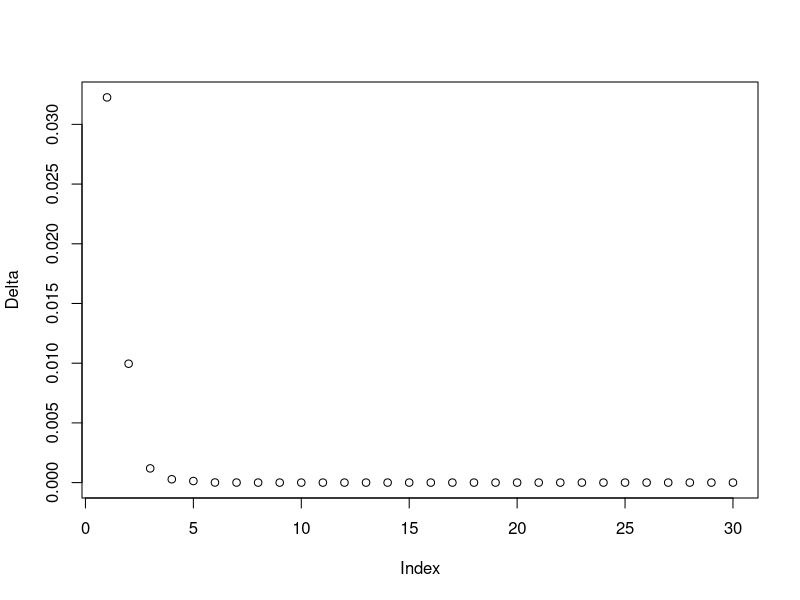
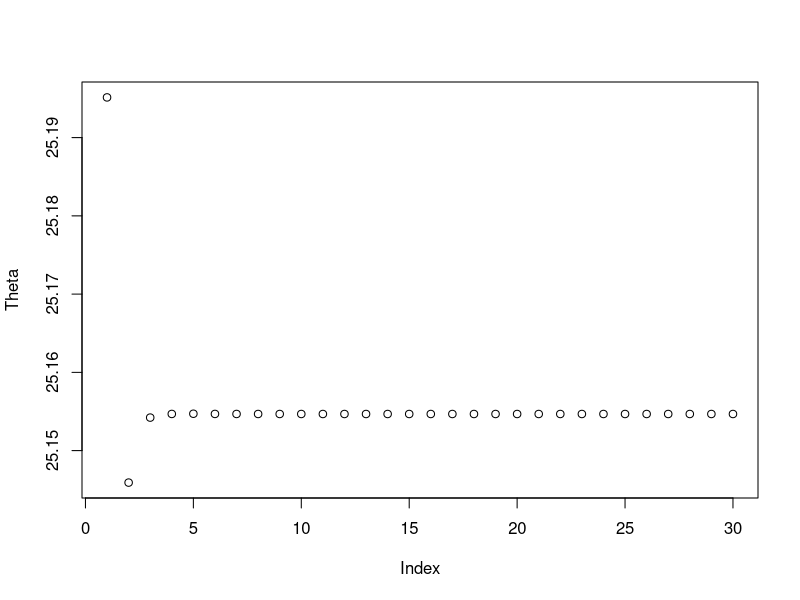

These charts were generated, in order, by the following R code:
############################################################################
##########Quadratic Program with only inequality constraints################
############################################################################

obj_const = function(A, b, x) {
  n = dim(A)[1]
  
  c = rep(0, n)
  for (i in 1:n){
    c[i] = b[i]-A[i, ] %*% x
  }
  
  return(c)
}

#####################################################################
######################Problem Construction###########################
#####################################################################


# minimize 1/2 x'Hx + f'x
# subject to Ax<=b

p = 50 # number of variables
n = 100 # number of inequalities

# p needs to be less than n for this method to work

# H
X = matrix(rnorm(n = p^2, mean = 0, sd = 1), nrow = p, ncol = p)
H = X%*%t(X)

# f
f = rnorm(n = p, mean = 0, sd = 1)

# A,b
A = matrix(rnorm(n = n*p, mean = 0, sd = 1), nrow = n, ncol = p)
b = rnorm(n = n, mean = 0, sd = 1)

###################################################################
########################Barrier Method#############################
###################################################################




max_iter = 30
mu = 1
x = solve(t(A) %*% A) %*% t(A) %*% b # initial value of x must be inside the feasible set
lambda = rexp(n, rate = 1)
Delta = c()
Theta = c()

for (i in 1:max_iter) {
  Theta[i] = 0.5 * t(x) %*% H %*% x + t(f) %*% x
  x_old = x
  
  # construct the jacobian
  c = obj_const(A, b, x)
  J = rbind(cbind(H, t(A)), cbind(-diag(lambda) %*% A, diag(c)))
  
  # construct gradient
  G = rbind(H %*% x + f + t(A) %*% lambda, -diag(lambda) %*% c - mu * rep(1, n))
  
  # construct the update
  J_inv = solve(J)
  a = 1 # step-size
  temp = c(x, lambda)-a * J_inv %*% G
  
  # make sure the dual variable has only positive values
  while (sum(temp[(p+1):(p+n)] > 0) < n) {
    a = 0.5 * a
    temp = c(x, lambda)-a * J_inv %*% G
  }
  
  x = temp[1:p]
  lambda = temp[(p + 1):(p + n)]
  
  mu = 0.9 * mu # reduce the penalty at each step
  
  Delta[i] = norm(x = x_old - x, type = "2")
}

plot(Delta)
plot(Theta)